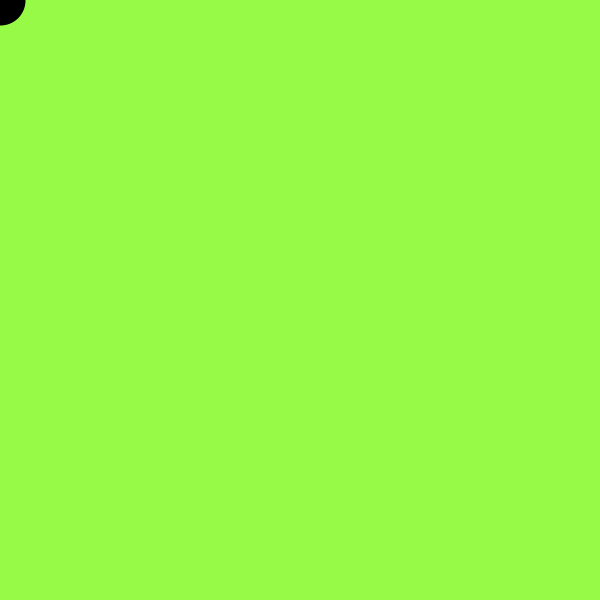
Frame 1 (no input)
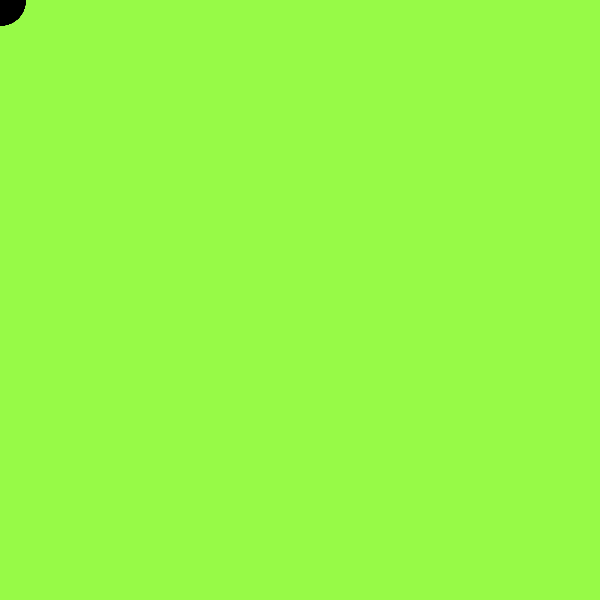
Frame 60 (the mouse pressed at the canvas centre just before this capture)
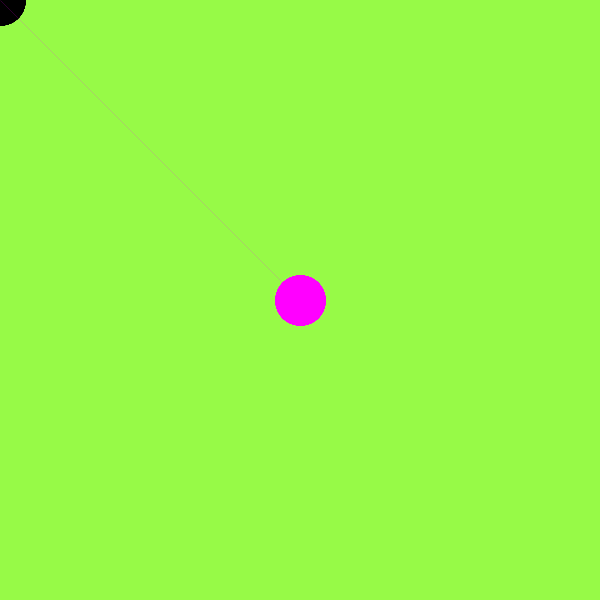
Frame 120 (the mouse held since frame 60 and released just before this capture)

The Processing sketch that drew these frames (run headless with seeded random() and noise(); from frame 60 on, the mouse is pressed at the canvas centre):

// Processing sketch: processing_35156
// ── processing_35156.pde

void setup(){
  size(600,600);
  smooth();
  background(151,250,71);
  frameRate(30);
}

void draw(){
  stroke(mouseX,0,mouseY);
  float distance =dist(pmouseX,pmouseY,mouseX,mouseY);
  float maxStroke=50;
  strokeWeight(maxStroke-constrain(distance,0,maxStroke));
  line(pmouseX,pmouseY,mouseX,mouseY);
}
void mouseClicked(){
  rectMode(CENTER);
  fill(mouseY,10,mouseX);
  noStroke();
}
void keyPressed(){
  background(0);
}
  
